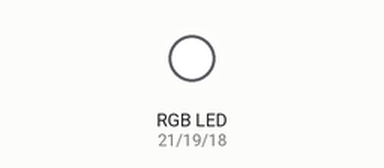
Bench run of a program on a simulated ESP32 board running MicroPython. On the bench: an RGB LED mixed from three pins (HIGH = lit).

Above: at 0.1 s.
Timing chart, 0 to 1.6 s (numbered marks = the images above):
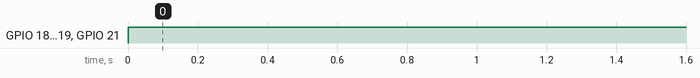

Measured:
- by itself, GPIO 18 (pin_LED_B), GPIO 19 (pin_LED_G), GPIO 21 (pin_LED_R): LOW → HIGH at 0.00 s

The program:

rgb.py
```python
import time
from machine import Pin, ADC, PWM

pin_LED_R = Pin(21, Pin.OUT)
pin_LED_G = Pin(19, Pin.OUT)
pin_LED_B = Pin(18, Pin.OUT)

pwm_LED_R = PWM(pin_LED_R)
pwm_LED_G = PWM(pin_LED_G)
pwm_LED_B = PWM(pin_LED_B)

while True:
  pwm_LED_R.duty(1023)
  pwm_LED_G.duty(1023)
  pwm_LED_B.duty(1023)
  time.sleep(0.01)
```
